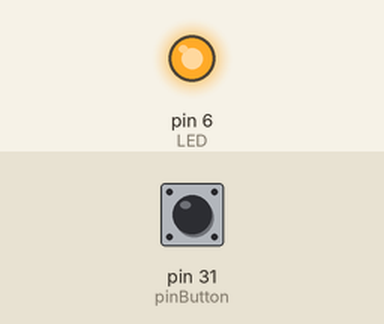
Bench run of a sketch on a simulated Arduino Mega 2560, built with avr-gcc and run on an emulated ATmega2560. Shown: output pins drawn as LEDs (lit = HIGH). Dashed ring = blinking. The test bench sets the inputs (shaded band); at power-on: pin 31 (pinButton) LOW.

Above: at 1.2 s.
1.3 s: pin 31 (pinButton) pulled HIGH for 3.2 s
At 4.7 s:
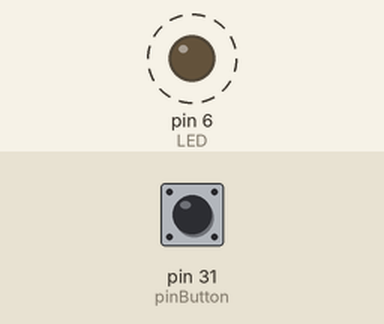
6.0 s: pin 31 (pinButton) pulled HIGH for 0.15 s
At 7.0 s:
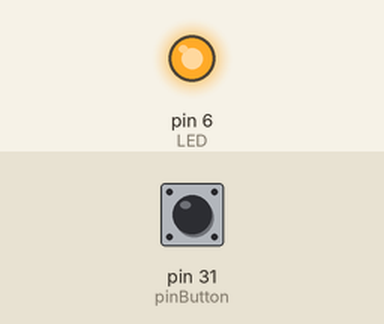
Timing chart, 0 to 9.0 s (numbered marks = the images above; inputs shaded):
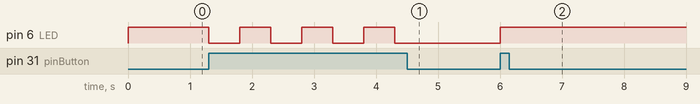

The sketch:

very_good_push_button_on_off_code.ino
```cpp
/* sketch 3
turn on a LED when the button is pressed and let it on
until the button is pressed again
*/
int pinButton = 31;
int LED = 6;
int stateLED = HIGH;
int stateButton;
int previous = LOW;
long time = 0;
long debounce = 500;

void setup() {
  pinMode(pinButton, INPUT);
  pinMode(LED, OUTPUT);
}

void loop() {
  stateButton = digitalRead(pinButton);
  if(stateButton == HIGH && previous == LOW && millis() - time > debounce) {
    if(stateLED == HIGH){
      stateLED = LOW;
    } else {
       stateLED = HIGH;
    }
    time = millis();
  }
  digitalWrite(LED, stateLED);
  previous == stateButton;
}
```

Measured:
- after the input at 1.3 s, pin 6 (LED): alternates HIGH for 0.50 s and LOW for 0.50 s, 7 changes in all, then stays LOW, starting at once
- after the input at 6.0 s, pin 6 (LED): LOW → HIGH at once
